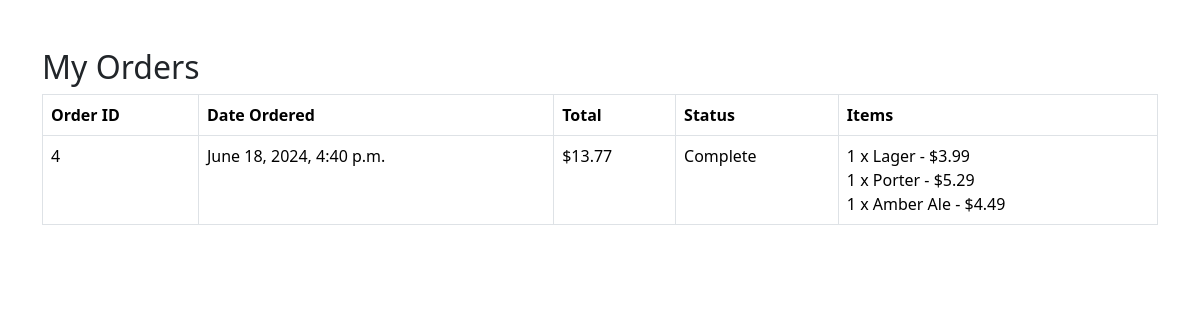
The app's page /ecommerce/my_orders/ (signed in) with its own data.
### ecommerce/models.py (models this page shows, shortened)
class Order(models.Model):
    customer = models.ForeignKey(Customer, on_delete=models.SET_NULL, null=True, blank=True)
    date_ordered = models.DateTimeField(auto_now_add=True)
    complete = models.BooleanField(default=False)
    transaction_id = models.CharField(max_length=100, null=True)
    @property
    def get_cart_total(self):
        orderitems = self.orderitem_set.all()
        total = sum([item.get_total for item in orderitems])
        return total

class OrderItem(models.Model):
    product = models.ForeignKey(Item, on_delete=models.SET_NULL, null=True)
    order = models.ForeignKey(Order, on_delete=models.SET_NULL, null=True)
    quantity = models.IntegerField(default=0, null=True, blank=True)
    date_added = models.DateTimeField(auto_now_add=True)
    @property
    def get_total(self):
        total = self.product.price * self.quantity
        return total

class Item(models.Model):
    name = models.CharField(max_length=30)
    description = models.CharField(max_length=255, default="No description available")
    price = models.FloatField()
    image = models.ImageField()

### ecommerce/views.py (the view)
# urls.py: path('my_orders/', views.my_orders, name='my_orders'),
@login_required
def my_orders(request):
    if request.user.is_authenticated:
        customer = request.user.customer
        orders = Order.objects.filter(customer=customer, complete=True)
        order_items = OrderItem.objects.filter(order__in=orders)
    else:
        orders = []
        order_items = []
    context = {'orders': orders, 'order_items': order_items}
    return render(request, 'ecommerce/my_orders.html', context)

### ecommerce/templates/ecommerce/my_orders.html (shortened to what this page needs)
<!DOCTYPE html>
<html lang="en">
<head>
    <link href="https://cdn.jsdelivr.net/npm/bootstrap@5.3.3/dist/css/bootstrap.min.css" rel="stylesheet">
</head>
<body>
<div class="container mt-5">
    <h2>My Orders</h2>
    <table class="table table-bordered">
        <thead>
        <tr>
            <th>Order ID</th>
            <th>Date Ordered</th>
            <th>Total</th>
            <th>Status</th>
            <th>Items</th>
        </tr>
        </thead>
        <tbody>
        {% for order in orders %}
            <tr>
                <td>{{ order.id }}</td>
                <td>{{ order.date_ordered }}</td>
                <td>${{ order.get_cart_total|floatformat:2 }}</td>
                <td>Complete</td>
                <td>
                    <ul class="list-unstyled mb-0">
                        {% for item in order.orderitem_set.all %}
                            <li>{{ item.quantity }} x {{ item.product.name }} - ${{ item.get_total|floatformat:2 }}</li>
                        {% endfor %}
                    </ul>
                </td>
            </tr>
        {% endfor %}
        </tbody>
    </table>
</div>
</body>
</html>

### records on screen
Order: id "4", date_ordered "June 18, 2024, 4:40 p.m.", get_cart_total "13.77"
OrderItem: quantity "1", product.name "Lager", get_total "3.99"
OrderItem: quantity "1", product.name "Porter", get_total "5.29"
OrderItem: quantity "1", product.name "Amber Ale", get_total "4.49"
